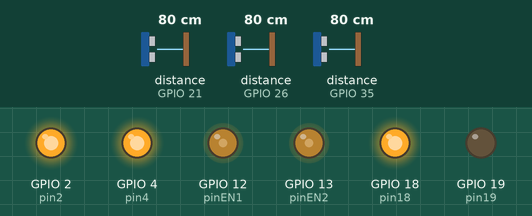
Simulated run of this sketch. Board: ESP32. Shown: output pins drawn as LEDs (lit = HIGH). Wiring (inferred from the names in the program): 3 × ultrasonic range finder: trigger GPIO 23, echo GPIO 21 / trigger GPIO 27, echo GPIO 26 / trigger GPIO 32, echo GPIO 35. The inputs (shaded band) are chosen by the test bench; at power-on: distance to the obstacle (sensors on GPIO 21, GPIO 26, GPIO 35) 80 cm. The echo pulse lasts 58.3 µs per cm; pins used as bus, display or sensor lines are not drawn; what the sketch prints to the serial monitor is not drawn.

Above: at 0.1 s.
Timing chart, 0 to 1.6 s (numbered marks = the images above):
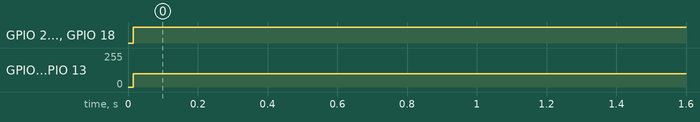

The sketch:

CARRO_AUTONOMO.ino
```cpp
const int echoe = 35;
const int trige = 32;
const int echoi = 26;
const int trigi = 27;
const int echod = 21;
const int trigd = 23;
const int pin2 = 2;
const int pin4 = 4;
const int pin18 = 18;
const int pin19 = 19;
const int pinEN1 = 12;
const int pinEN2 = 13;
void setup() {
  Serial.begin(115200);
  pinMode(pin2, OUTPUT);
  pinMode(pin4, OUTPUT);
  pinMode(pin18, OUTPUT);
  pinMode(pin19, OUTPUT);
  pinMode(pinEN1, OUTPUT);
  pinMode(pinEN2, OUTPUT);
  pinMode(echoe, INPUT);
  pinMode(trige, OUTPUT);
  pinMode(echoi, INPUT);
  pinMode(trigi, OUTPUT);
  pinMode(echod, INPUT);
  pinMode(trigd, OUTPUT);
  digitalWrite(trige, LOW);
  digitalWrite(trigi, LOW);
  digitalWrite(trigd, LOW);
}

void loop() {
  //Sensor Enfrente
    digitalWrite(trige, LOW);
    delayMicroseconds(2);
    digitalWrite(trige, HIGH);
    delayMicroseconds(10);
    digitalWrite(trige, LOW);

    long tiempo1 = pulseIn(echoe, HIGH);
    float distancia1 = (tiempo1 * 0.0343) / 2;

  //Sensor Izquierda
    digitalWrite(trigi, LOW);
    delayMicroseconds(2);
    digitalWrite(trigi, HIGH);
    delayMicroseconds(10);
    digitalWrite(trigi, LOW);

    long tiempo2 = pulseIn(echoi, HIGH);
    float distancia2 = (tiempo2 * 0.0343) / 2;

  //Sensor Derecha
    digitalWrite(trigd, LOW);
    delayMicroseconds(2);
    digitalWrite(trigd, HIGH);
    delayMicroseconds(10);
    digitalWrite(trigd, LOW);

    long tiempo3 = pulseIn(echod, HIGH);
    float distancia3 = (tiempo3 * 0.0343) / 2;

  analogWrite(pinEN1, 100);
  analogWrite(pinEN2, 100);

  if (distancia1 < 20 && distancia2 < distancia3){
   digitalWrite(pin2,LOW);  digitalWrite(pin18,LOW);
   digitalWrite(pin4,HIGH); digitalWrite(pin19,HIGH);
   Serial.println("Atras");
   delay(1000);
   digitalWrite(pin2,HIGH);  digitalWrite(pin18,HIGH);
   digitalWrite(pin4,LOW); digitalWrite(pin19,LOW);
   Serial.println("Derecha");
  }
  else if (distancia1 < 20 && distancia2 > distancia3){
    digitalWrite(pin2,HIGH); digitalWrite(pin18,LOW);
    digitalWrite(pin4,LOW);  digitalWrite(pin19,HIGH);
    Serial.println("Atras");
    delay(1000);
    digitalWrite(pin2,LOW); digitalWrite(pin18,HIGH);
    digitalWrite(pin4,HIGH);  digitalWrite(pin19,LOW);
    Serial.println("Izquierda");
  }
//  else if (distancia2 < 5){
//    digitalWrite(pin2,HIGH); digitalWrite(pin18,LOW);
//    digitalWrite(pin4,LOW);  digitalWrite(pin19,HIGH);
//    delay(1500);
//    digitalWrite(pin2,LOW); digitalWrite(pin18,LOW);
//    digitalWrite(pin4,HIGH);  digitalWrite(pin19,HIGH);
//  }
  else {
    digitalWrite(pin2,HIGH); digitalWrite(pin18,HIGH);
    digitalWrite(pin4,HIGH); digitalWrite(pin19,LOW);
    Serial.println("Enfrente");
  }
}
```

Measured:
- by itself, GPIO 2 (pin2), GPIO 4 (pin4), GPIO 18 (pin18): LOW → HIGH at 0.02 s
- by itself, GPIO 12 (pinEN1), GPIO 13 (pinEN2): 0/255 → 100/255 at 0.02 s
